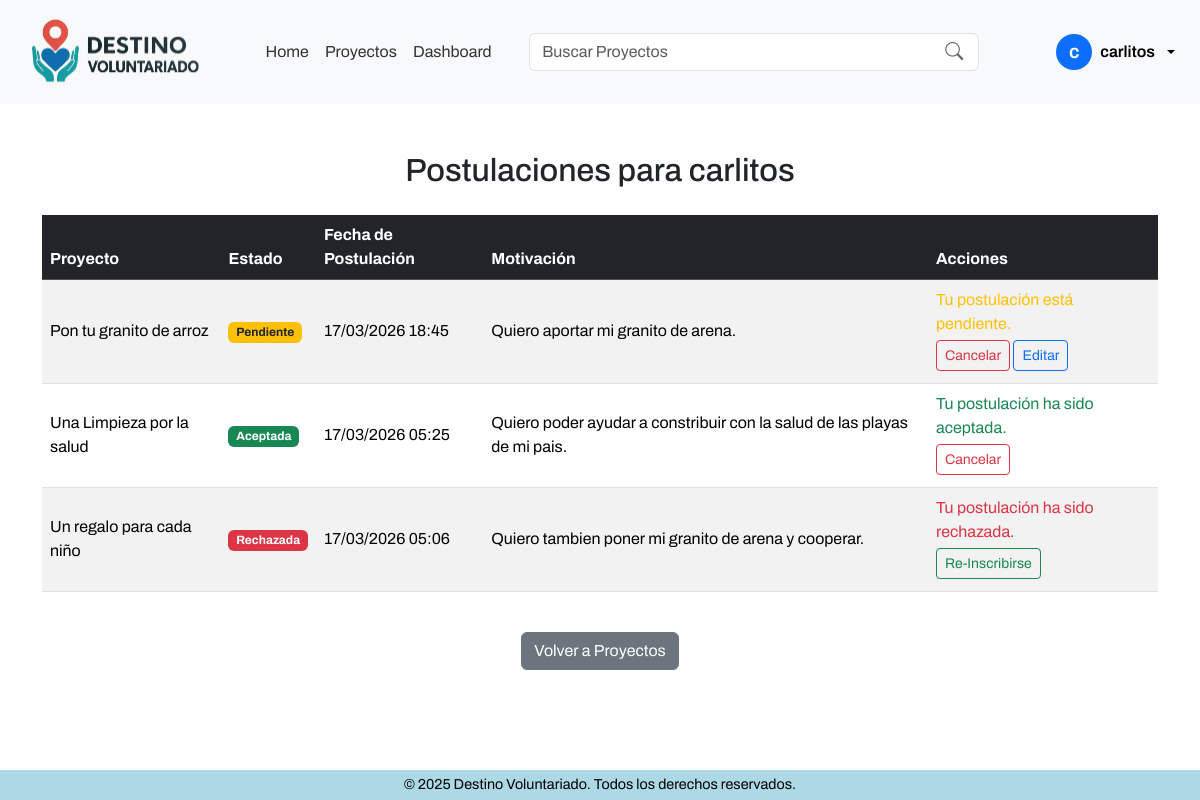
Screenshot of /postulaciones/listar_voluntario/ (signed in) with the database file from the repository.
### apps/core/models.py (models this page shows, shortened)
class Usuario(AbstractUser):
    ROLES = [
        ('voluntario', 'Voluntário'),
        ('organizacion', 'Organización'),
        ('admin', 'Administrador'),
    ]
    role = models.CharField(max_length=20, choices=ROLES, default='voluntario')
    date_joined = models.DateTimeField(auto_now_add=True)
    groups = models.ManyToManyField(
        Group,
        related_name='usuarios_grupo',
        blank=True,
        help_text='Grupos a los que pertenece el usuario. Un usuario puede pertenecer a múltiples grupos.',
    )
    user_permissions = models.ManyToManyField(
        Permission,
        related_name='usuarios_permiso',
        blank=True,
        help_text='Permisos específicos asignados al usuario.',
    )

### apps/postulaciones/models.py (models this page shows, shortened)
class Postulacion(models.Model):
    ESTADOS = [
        ('pendiente', 'Pendiente'),
        ('aceptada', 'Aceptada'),
        ('rechazada', 'Rechazada'),
    ]
    voluntario = models.ForeignKey(Usuario, on_delete=models.CASCADE, limit_choices_to={'role': 'voluntario'})
    proyecto = models.ForeignKey(Proyecto, on_delete=models.CASCADE)
    motivation = models.TextField(blank=True, null=True)
    status = models.CharField(max_length=20, choices=ESTADOS, default='pendiente')
    applied_at = models.DateTimeField(auto_now_add=True)
    class Meta:
        unique_together = ('voluntario', 'proyecto') # Solo una postulación por voluntario y proyecto
        ordering = ['-applied_at'] # Ordenar por fecha de postulación descendente

### apps/proyectos/models.py (models this page shows, shortened)
class Proyecto(models.Model):
    ESTADOS = [
        ('activo', 'Activo'),
        ('cerrado', 'Cerrado'),
        ('evaluacion', 'En Evaluación'),
        ('finalizado', 'Finalizado'),
        ('cancelado', 'Cancelado'),
        ('reactivado', 'Reactivado'),
    ]
    organizacion = models.ForeignKey(Organizacion, on_delete=models.CASCADE)
    title = models.CharField(max_length=255)
    description = models.TextField()
    location = models.CharField(max_length=255)
    image = models.ImageField(upload_to='proyectos/', blank=True, null=True)
    start_date = models.DateField()
    end_date = models.DateField()
    status = models.CharField(max_length=20, choices=ESTADOS, default='activo')

### apps/postulaciones/views.py (the view)
# urls.py: path('listar_voluntario/', views.listar_postulaciones_voluntario, name='listar_postulaciones_voluntario'),
@login_required
def listar_postulaciones_voluntario(request):
    user = request.user
    if user.role != 'voluntario':
        return redirect('dashboard')
    postulaciones = Postulacion.objects.filter(voluntario=user)
    return render(request, 'postulaciones/listar_postulaciones_voluntario.html', {'postulaciones': postulaciones})

### templates/postulaciones/listar_postulaciones_voluntario.html (shortened to what this page needs)
{% extends '../components/base.html' %}
{% block template %}
{% include '../components/navbar.html' %}
<div class="content-wrapper">
<div class="container my-5">
    {% if not user.is_authenticated %}
        <div class="text-center">
            <p>Debes iniciar sesión para ver tus postulaciones.</p>
            <p><a href="{% url 'login' %}" class="btn btn-primary">Iniciar sesión</a></p>
        </div>
    {% elif user.role != 'voluntario' %}
        <div class="text-center">
            <p>Solo los voluntarios pueden ver sus postulaciones.</p>
        </div>
    {% else %}
    <h2 class="mb-4 text-center">Postulaciones para {{ user.username }}</h2>
    <div class="table-responsive">
        <table class="table table-striped table-hover align-middle">
            <thead class="table-dark">
                <tr>
                    <th>Proyecto</th>
                    <th>Estado</th>
                    <th>Fecha de Postulación</th>
                    <th>Motivación</th>
                    <th>Acciones</th>
                </tr>
            </thead>
            <tbody>
                {% for postulacion in postulaciones %}
                <tr>
                    <td>{{ postulacion.proyecto.title }}</td>
                    <td>
                        {% if postulacion.status == 'pendiente' %}
                            <span class="badge bg-warning text-dark">Pendiente</span>
                        {% elif postulacion.status == 'aceptada' %}
                            <span class="badge bg-success">Aceptada</span>
                        {% elif postulacion.status == 'rechazada' %}
                            <span class="badge bg-danger">Rechazada</span>
                        {% else %}
                            <span class="badge bg-secondary">{{ postulacion.status }}</span>
                        {% endif %}
                    </td>
                    <td>{{ postulacion.applied_at|date:"d/m/Y H:i" }}</td>
                    <td>{{ postulacion.motivation|default:"Sin mensaje" }}</td>
                    <td>
                        {% if user.is_authenticated and user.role == 'voluntario' %}
                            {% if postulacion.status == 'pendiente' %}
                                <span class="d-block mb-1 text-warning">Tu postulación está pendiente.</span>
                                <a href="{% url 'cancelar_postulacion' postulacion.id %}" class="btn btn-sm btn-outline-danger mb-1">Cancelar</a>
                                <a href="{% url 'editar_postulacion' postulacion.id %}" class="btn btn-sm btn-outline-primary mb-1">Editar</a>
                            {% elif postulacion.status == 'aceptada' %}
                                <span class="d-block mb-1 text-success">Tu postulación ha sido aceptada.</span>
                                <a href="{% url 'cancelar_postulacion' postulacion.id %}" class="btn btn-sm btn-outline-danger mb-1">Cancelar</a>
                            {% elif postulacion.status == 'rechazada' %}
                                <span class="d-block mb-1 text-danger">Tu postulación ha sido rechazada.</span>
                                <a href="{% url 'crear_postulacion' postulacion.proyecto.id %}" class="btn btn-sm btn-outline-success mb-1">Re-Inscribirse</a>
                            {% endif %}
                        {% endif %}
                    </td>
                </tr>
                {% empty %}
                <tr>
                    <td colspan="5" class="text-center text-muted">No hay postulaciones para este proyecto.</td>
                </tr>
                {% endfor %}
            </tbody>
        </table>
    </div>
    {% endif %}
    <div class="text-center mt-4">
        <a href="{% url 'dashboard' %}" class="btn btn-secondary">Volver a Proyectos</a>
    </div>
</div>
</div>
{% include '../components/footer.html' %}
{% endblock %}

### templates/components/navbar.html (shortened to what this page needs)
{% load static %}
<nav class="navbar navbar-expand-lg bg-body-tertiary position-sticky top-0">
  <div class="container-fluid">
    <a class="navbar-brand logo fs-3" href="{% url 'home' %}"><img src="{% static 'images/logo_Voluntariado.png'  %}" alt="Destino Voluntariado" width="200"></a>
    <div class="collapse navbar-collapse" id="navbarSupportedContent">
      <ul class="navbar-nav mx-auto mb-2 mb-lg-0">
        <li class="nav-item">
          <a class="nav-link {% if request.resolver_match.url_name == 'home' %}active{% endif %}" href="{% url 'home' %}">Home</a>
        </li>
        <li class="nav-item">
          <a class="nav-link {% if request.resolver_match.url_name == 'listar_proyectos' %}active{% endif %}" href="{% url 'listar_proyectos' %}">Proyectos</a>
        </li>
        {% if user.is_authenticated %}
          <li class="nav-item">
              <a class="nav-link " href="{% url 'dashboard' %}">Dashboard</a>
          </li>
        {% endif %}
      </ul>
      <div class="d-flex align-items-center gap-3">
        <form class="d-flex align-items-center me-5" role="search" action="{% url 'buscar_proyectos' %}" method="get" style="width: 450px; position: relative;">
          <input class="form-control" type="search" name="q" placeholder="Buscar Proyectos" aria-label="Search" value="{{ query|default:'' }}" style="padding-right: 40px;" />
          <button type="submit" style="position: absolute; right: 10px; top: 50%; transform: translateY(-50%); background: none; border: none; color: #666; font-size: 18px; cursor: pointer;">
            <i class="bi bi-search"></i>
          </button>
        </form>
        {% if not user.is_authenticated %}
          <div class="d-flex align-items-center gap-2">
            <a href="{% url 'login' %}" class="btn btn-outline-primary btn-sm">Iniciar sesión</a>
            <div class="btn-group">
              <button type="button" class="btn btn-primary btn-sm dropdown-toggle" data-bs-toggle="dropdown" aria-expanded="false">
                Registrarse
              </button>
              <ul class="dropdown-menu dropdown-menu-start">
                <li><a class="dropdown-item" href="{% url 'registrar_voluntario' %}">Registrarse como Voluntario</a></li>
                <li><a class="dropdown-item" href="{% url 'registrar_organizacion' %}">Registrarse como Organización</a></li>
              </ul>
            </div>
          </div>
        {% else %}
          <div class="dropdown">
            <button class="btn btn-light d-flex align-items-center gap-2 dropdown-toggle" type="button" id="userDropdown" data-bs-toggle="dropdown" aria-expanded="false" style="border-radius: 50px; font-weight: 600;">
              <span class="avatar bg-primary text-white rounded-circle d-flex align-items-center justify-content-center" style="width: 36px; height: 36px; font-size: 1.2rem;">{{ user.first_name|slice:":1"|default:user.username|slice:":1" }}</span>
              <span class="d-none d-md-inline">{{ user.get_full_name|default:user.username|truncatechars:16 }}</span>
            </button>
          </div>
        {% endif %}
      </div>
    </div>
  </div>
</nav>

### static/css/main.css (style rules this page uses)
.logo { font-family: 'Roboto', sans-serif; font-weight: 700; text-transform: uppercase; }
html, body { font-family: 'Archivo', sans-serif; }

### templates/postulaciones/listar_postulaciones_voluntario.html (style rules this page uses)
body { background: #ffffff; min-height: 100vh; display: flex; flex-direction: column; }
.content-wrapper { flex: 1; display: flex; flex-direction: column; }

### templates/components/navbar.html (style rules this page uses)
.navbar-nav .nav-link { color: #333 !important; transition: color 0.3s; }
.navbar { position: sticky; top: 0; z-index: 4000; }

### rows the page displays
Usuario: first_name "c", get_full_name "carlitos", username "carlitos"
Postulacion: proyecto "Pon tu granito de arroz", status "Pendiente", applied_at "17/03/2026 18:45", motivation "Quiero aportar mi granito de arena."
Postulacion: proyecto "Una Limpieza por la salud", status "Aceptada", applied_at "17/03/2026 05:25", motivation "Quiero poder ayudar a constribuir con la salud de las playas de mi pais."
Postulacion: proyecto "Un regalo para cada niño", status "Rechazada", applied_at "17/03/2026 05:06", motivation "Quiero tambien poner mi granito de arena y cooperar."
